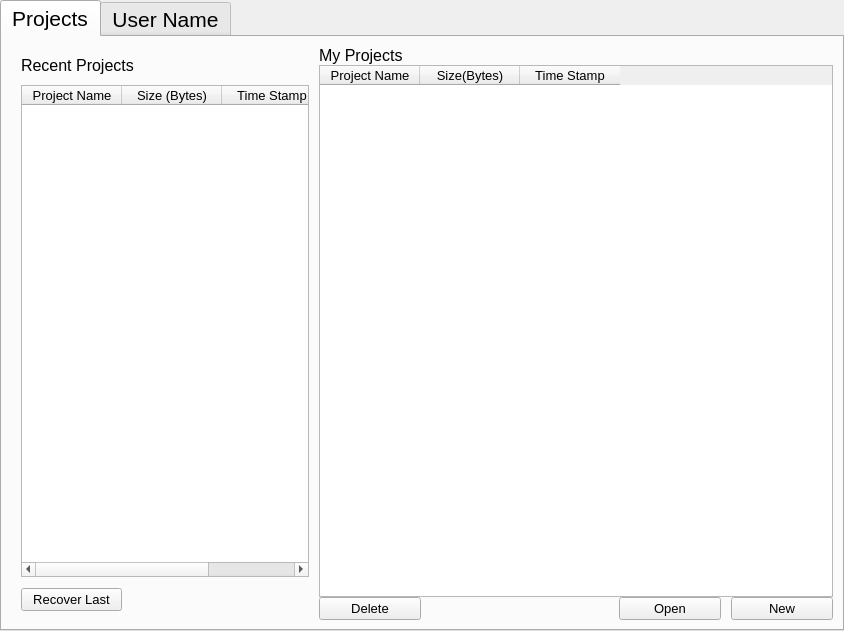
<?xml version="1.0" encoding="UTF-8"?>
<ui version="4.0">
 <class>Form_TabWidget</class>
 <widget class="QWidget" name="Form_TabWidget">
  <property name="geometry">
   <rect>
    <x>0</x>
    <y>0</y>
    <width>844</width>
    <height>631</height>
   </rect>
  </property>
  <property name="windowTitle">
   <string>ProjectsTab</string>
  </property>
  <layout class="QGridLayout" name="gridLayout">
   <property name="margin">
    <number>0</number>
   </property>
   <property name="spacing">
    <number>0</number>
   </property>
   <item row="0" column="1">
    <widget class="QTabWidget" name="tabWidget">
     <property name="minimumSize">
      <size>
       <width>600</width>
       <height>400</height>
      </size>
     </property>
     <property name="maximumSize">
      <size>
       <width>2600</width>
       <height>2000</height>
      </size>
     </property>
     <property name="font">
      <font>
       <pointsize>16</pointsize>
      </font>
     </property>
     <property name="styleSheet">
      <string notr="true"/>
     </property>
     <property name="currentIndex">
      <number>0</number>
     </property>
     <widget class="QWidget" name="tabPROJECTS">
      <attribute name="title">
       <string>Projects</string>
      </attribute>
      <layout class="QGridLayout" name="gridLayout_2">
       <item row="0" column="0">
        <layout class="QHBoxLayout" name="horizontalLayout_4" stretch="3,5">
         <property name="spacing">
          <number>0</number>
         </property>
         <item>
          <layout class="QVBoxLayout" name="verticalLayout">
           <property name="spacing">
            <number>10</number>
           </property>
           <property name="margin">
            <number>10</number>
           </property>
           <item>
            <widget class="QLabel" name="label">
             <property name="minimumSize">
              <size>
               <width>76</width>
               <height>16</height>
              </size>
             </property>
             <property name="text">
              <string>&lt;html&gt;&lt;head/&gt;&lt;body&gt;&lt;p&gt;&lt;span style=&quot; font-size:12pt;&quot;&gt;Recent Projects&lt;/span&gt;&lt;/p&gt;&lt;/body&gt;&lt;/html&gt;</string>
             </property>
            </widget>
           </item>
           <item>
            <widget class="QTableWidget" name="tableWidget_RECENTPROJECTS">
             <property name="minimumSize">
              <size>
               <width>50</width>
               <height>100</height>
              </size>
             </property>
             <property name="maximumSize">
              <size>
               <width>1600</width>
               <height>1000</height>
              </size>
             </property>
             <property name="font">
              <font>
               <pointsize>10</pointsize>
              </font>
             </property>
             <property name="styleSheet">
              <string notr="true"/>
             </property>
             <attribute name="horizontalHeaderCascadingSectionResizes">
              <bool>false</bool>
             </attribute>
             <attribute name="horizontalHeaderStretchLastSection">
              <bool>false</bool>
             </attribute>
             <column>
              <property name="text">
               <string>Project Name</string>
              </property>
              <property name="background">
               <color>
                <red>0</red>
                <green>170</green>
                <blue>0</blue>
               </color>
              </property>
             </column>
             <column>
              <property name="text">
               <string>Size (Bytes)</string>
              </property>
              <property name="background">
               <color>
                <red>0</red>
                <green>0</green>
                <blue>255</blue>
               </color>
              </property>
             </column>
             <column>
              <property name="text">
               <string>Time Stamp</string>
              </property>
             </column>
            </widget>
           </item>
           <item>
            <widget class="QPushButton" name="pushButton_RECOVERLAST">
             <property name="minimumSize">
              <size>
               <width>101</width>
               <height>23</height>
              </size>
             </property>
             <property name="maximumSize">
              <size>
               <width>101</width>
               <height>20</height>
              </size>
             </property>
             <property name="font">
              <font>
               <pointsize>10</pointsize>
              </font>
             </property>
             <property name="text">
              <string>Recover Last</string>
             </property>
            </widget>
           </item>
          </layout>
         </item>
         <item>
          <layout class="QVBoxLayout" name="verticalLayout_2">
           <property name="spacing">
            <number>0</number>
           </property>
           <property name="margin">
            <number>0</number>
           </property>
           <item>
            <widget class="QLabel" name="label_2">
             <property name="minimumSize">
              <size>
               <width>56</width>
               <height>16</height>
              </size>
             </property>
             <property name="font">
              <font>
               <pointsize>12</pointsize>
              </font>
             </property>
             <property name="text">
              <string>&lt;html&gt;&lt;head/&gt;&lt;body&gt;&lt;p&gt;My Projects&lt;/p&gt;&lt;/body&gt;&lt;/html&gt;</string>
             </property>
            </widget>
           </item>
           <item>
            <widget class="QTableWidget" name="tableWidget_MYPROJECTS">
             <property name="minimumSize">
              <size>
               <width>100</width>
               <height>100</height>
              </size>
             </property>
             <property name="maximumSize">
              <size>
               <width>1600</width>
               <height>1000</height>
              </size>
             </property>
             <property name="font">
              <font>
               <pointsize>10</pointsize>
              </font>
             </property>
             <property name="styleSheet">
              <string notr="true"/>
             </property>
             <attribute name="horizontalHeaderCascadingSectionResizes">
              <bool>false</bool>
             </attribute>
             <attribute name="horizontalHeaderStretchLastSection">
              <bool>false</bool>
             </attribute>
             <attribute name="verticalHeaderShowSortIndicator" stdset="0">
              <bool>false</bool>
             </attribute>
             <attribute name="verticalHeaderStretchLastSection">
              <bool>false</bool>
             </attribute>
             <column>
              <property name="text">
               <string>Project Name</string>
              </property>
              <property name="background">
               <color>
                <red>0</red>
                <green>170</green>
                <blue>0</blue>
               </color>
              </property>
             </column>
             <column>
              <property name="text">
               <string>Size(Bytes)</string>
              </property>
              <property name="background">
               <color>
                <red>0</red>
                <green>0</green>
                <blue>255</blue>
               </color>
              </property>
             </column>
             <column>
              <property name="text">
               <string>Time Stamp</string>
              </property>
             </column>
            </widget>
           </item>
           <item>
            <layout class="QHBoxLayout" name="horizontalLayout_3">
             <property name="spacing">
              <number>50</number>
             </property>
             <property name="margin">
              <number>0</number>
             </property>
             <item>
              <widget class="QPushButton" name="pushButton_DELETE">
               <property name="minimumSize">
                <size>
                 <width>102</width>
                 <height>23</height>
                </size>
               </property>
               <property name="maximumSize">
                <size>
                 <width>80</width>
                 <height>25</height>
                </size>
               </property>
               <property name="font">
                <font>
                 <pointsize>10</pointsize>
                </font>
               </property>
               <property name="text">
                <string>Delete</string>
               </property>
              </widget>
             </item>
             <item>
              <spacer name="horizontalSpacer">
               <property name="orientation">
                <enum>Qt::Horizontal</enum>
               </property>
               <property name="sizeHint" stdset="0">
                <size>
                 <width>100</width>
                 <height>20</height>
                </size>
               </property>
              </spacer>
             </item>
             <item>
              <layout class="QHBoxLayout" name="horizontalLayout_2">
               <property name="spacing">
                <number>10</number>
               </property>
               <property name="leftMargin">
                <number>10</number>
               </property>
               <property name="rightMargin">
                <number>0</number>
               </property>
               <item>
                <widget class="QPushButton" name="pushButton_OPEN">
                 <property name="minimumSize">
                  <size>
                   <width>102</width>
                   <height>23</height>
                  </size>
                 </property>
                 <property name="maximumSize">
                  <size>
                   <width>80</width>
                   <height>25</height>
                  </size>
                 </property>
                 <property name="font">
                  <font>
                   <pointsize>10</pointsize>
                  </font>
                 </property>
                 <property name="text">
                  <string>Open</string>
                 </property>
                </widget>
               </item>
               <item>
                <widget class="QPushButton" name="pushButton_NEW">
                 <property name="minimumSize">
                  <size>
                   <width>102</width>
                   <height>23</height>
                  </size>
                 </property>
                 <property name="maximumSize">
                  <size>
                   <width>80</width>
                   <height>25</height>
                  </size>
                 </property>
                 <property name="font">
                  <font>
                   <pointsize>10</pointsize>
                  </font>
                 </property>
                 <property name="text">
                  <string>New</string>
                 </property>
                </widget>
               </item>
              </layout>
             </item>
            </layout>
           </item>
          </layout>
         </item>
        </layout>
       </item>
      </layout>
     </widget>
     <widget class="QWidget" name="tab_USERNAME">
      <attribute name="title">
       <string>User Name</string>
      </attribute>
     </widget>
    </widget>
   </item>
  </layout>
 </widget>
 <resources/>
 <connections/>
</ui>
